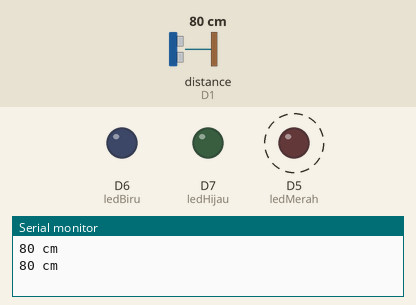
Recording of a program running on a simulated ESP8266 (NodeMCU). Shown: output pins drawn as LEDs (lit = HIGH), the last lines printed to the serial monitor. Wiring (inferred from the names in the program): ultrasonic range finder: trigger D2; echo D1. Dashed ring = blinking. The test bench sets the inputs (shaded band); at power-on: distance to the obstacle (sensor on D1) 80 cm. The echo pulse lasts 58.3 µs per cm; pins used as bus, display or sensor lines are not drawn.

Above: at 1.8 s.
1.9 s: distance to the obstacle (sensor on D1) set to 95 cm
5.4 s: distance to the obstacle (sensor on D1) set to 105 cm
At 6.4 s:
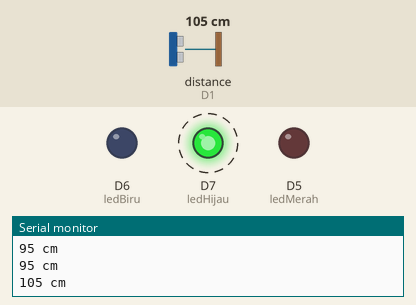
9.5 s: distance to the obstacle (sensor on D1) set to 2 cm
At 9.9 s:
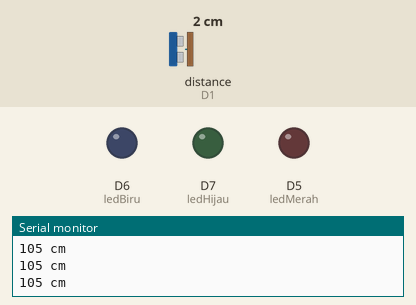
13.5 s: distance to the obstacle (sensor on D1) set to 120 cm
At 14.4 s:
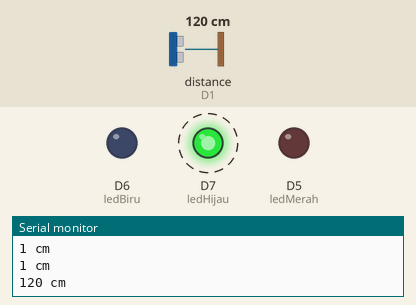
Timing chart, 0 to 18.5 s (numbered marks = the images above; inputs shaded):
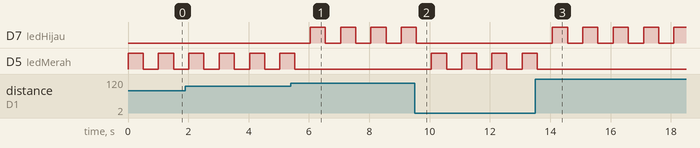

Measured:
- the behaviour switches between 100 and 101 cm on distance to the obstacle (sensor on D1) (found by bisection; images 0 and 1)
- after the input at 5.4 s, D7 (ledHijau): alternates HIGH for 0.50 s and LOW for 0.51 s, starting after 0.64 s; D5 (ledMerah): goes on until 5.5 s, then stays LOW
- after the input at 9.5 s, D7 (ledHijau): goes on until 9.6 s, then stays LOW; D5 (ledMerah): alternates HIGH for 0.50 s and LOW for 0.50 s, starting after 0.56 s
- after the input at 13.5 s, D7 (ledHijau): alternates HIGH for 0.50 s and LOW for 0.51 s, starting after 0.57 s; D5 (ledMerah): goes on until 13.6 s, then stays LOW
- by itself, D5 (ledMerah): alternates HIGH for 0.50 s and LOW for 0.51 s

The program:

main.cpp
```cpp
#include <Arduino.h>

#define triggerPin D2
#define echoPin D1

#define ledMerah D5
#define ledBiru D6
#define ledHijau D7

long duration, jarak;

void setup()
{
  Serial.begin(9600);

  pinMode(triggerPin, OUTPUT);
  pinMode(echoPin, INPUT);

  pinMode(ledMerah, OUTPUT);
  pinMode(ledBiru, OUTPUT);
  pinMode(ledHijau, OUTPUT);
}

void loop()
{
  digitalWrite(triggerPin, LOW);
  delayMicroseconds(2);
  digitalWrite(triggerPin, HIGH);
  delayMicroseconds(10);
  digitalWrite(triggerPin, LOW);
  duration = pulseIn(echoPin, HIGH);
  jarak = (duration / 2) / 29.1;

  Serial.print(jarak);
  Serial.println(" cm");

  if (jarak <= 100)
  {
    digitalWrite(ledMerah, HIGH);
    delay(500); // RED
    digitalWrite(ledMerah, LOW);
  }
  /*
  else if (jarak < 1000)
  {
    digitalWrite(ledBiru, HIGH);
    delay(500); // BLUE
    digitalWrite(ledBiru, LOW);
  }
  */
  else if (jarak >= 100)
  {
    digitalWrite(ledHijau, HIGH);
    delay(500); // GREEN
    digitalWrite(ledHijau, LOW);
  }
  else
  {
    digitalWrite(ledMerah, HIGH);
    digitalWrite(ledBiru, HIGH);
    digitalWrite(ledHijau, HIGH);
    delay(500);
    digitalWrite(ledMerah, LOW);
    digitalWrite(ledBiru, LOW);
    digitalWrite(ledHijau, LOW);
  }
  delay(500);
}
```
